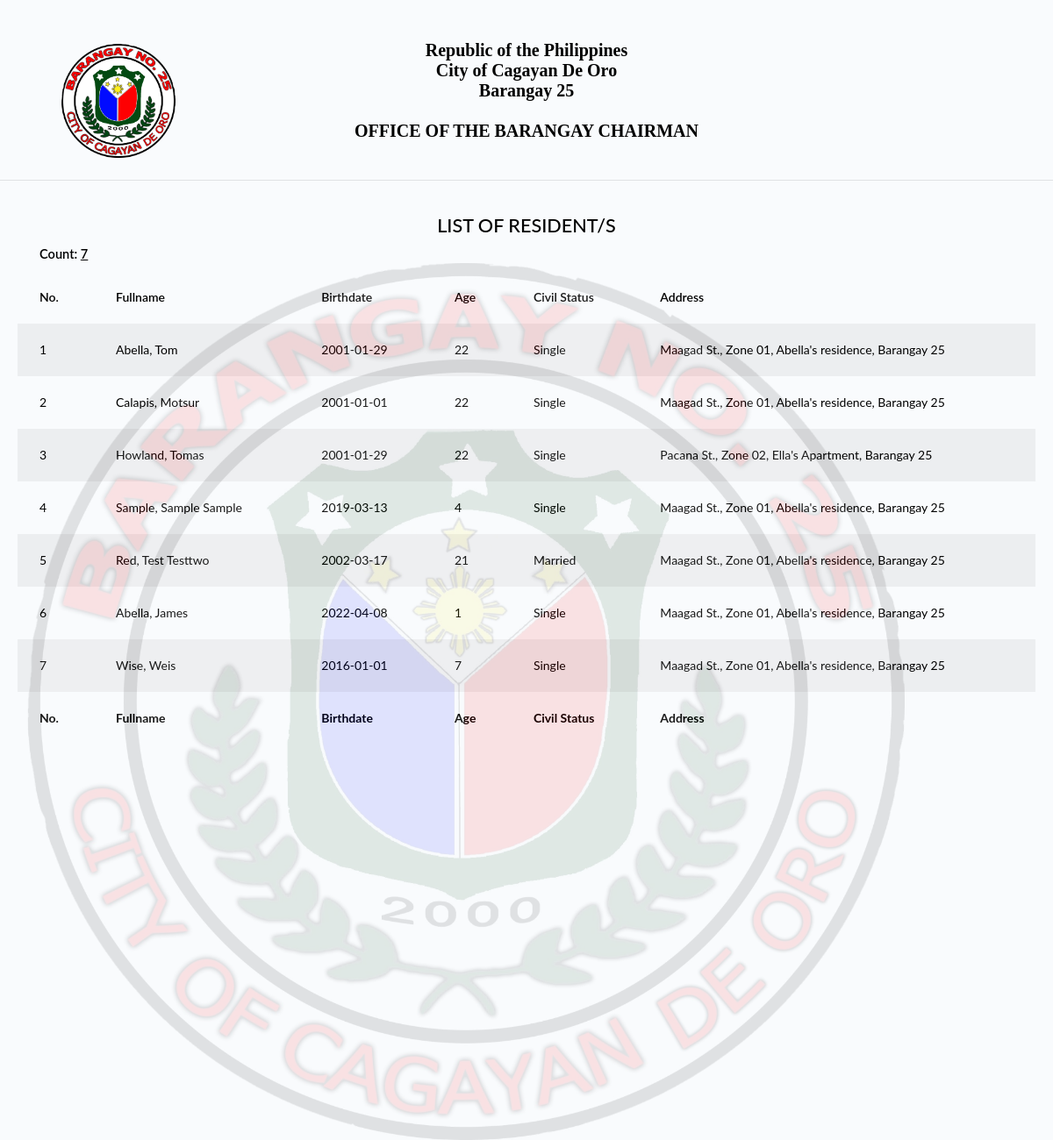
Page /generate_resident_info2.php (signed in) on the earlier database version.
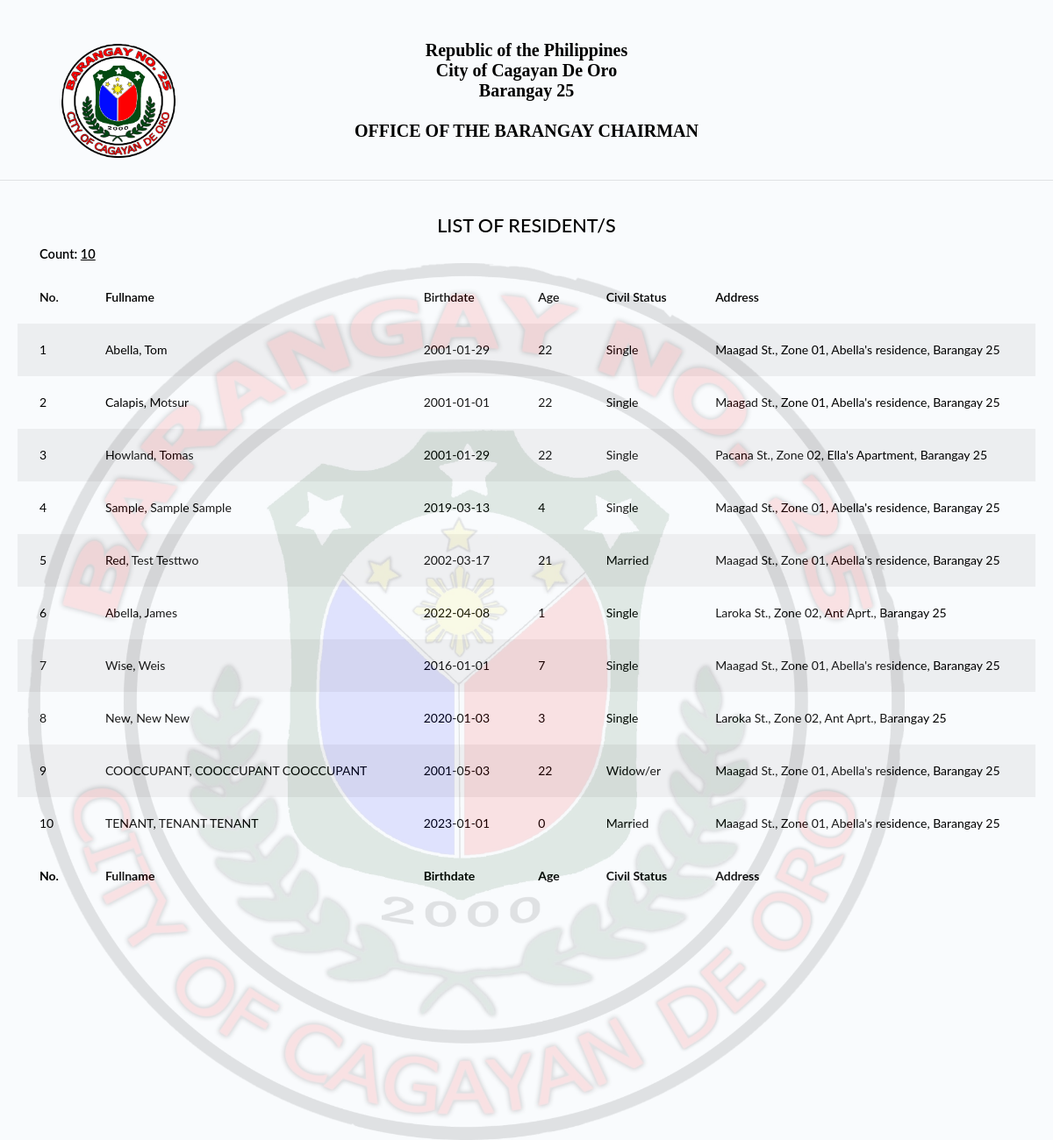
Same page on the later database version.
### tables this page shows
CREATE TABLE `tblbrgy_info` (
  `id_brgy_info` int(11) NOT NULL,
  `province` varchar(100) DEFAULT NULL,
  `town` varchar(100) DEFAULT NULL,
  `brgy_name` varchar(50) DEFAULT NULL,
  `contact_number` varchar(50) DEFAULT NULL,
  `dashboard_text` text DEFAULT NULL,
  `image` varchar(200) DEFAULT NULL,
  `city_logo` varchar(100) DEFAULT NULL,
  `brgy_logo` varchar(100) DEFAULT NULL
);

CREATE TABLE `tblresident2` (
  `id_resident` int(11) NOT NULL,
  `national_id` varchar(100) NOT NULL,
  `region` varchar(10) NOT NULL,
  `city` varchar(100) NOT NULL,
  `province` varchar(100) NOT NULL,
  `barangay` varchar(100) NOT NULL,
  `citizenship` varchar(100) NOT NULL,
  `picture` text NOT NULL,
  `firstname` varchar(100) NOT NULL,
  `middlename` varchar(100) NOT NULL,
  `lastname` varchar(100) NOT NULL,
  `ext` varchar(10) NOT NULL,
  `alias` varchar(20) NOT NULL,
  `birthplace` varchar(100) NOT NULL,
  `birthdate` date NOT NULL,
  `sex` varchar(20) NOT NULL,
  `civilstatus` varchar(20) NOT NULL,
  `residence_type` varchar(25) NOT NULL COMMENT 'new; co-occupant; tenant',
  `id_household` int(80) NOT NULL,
  `family_head` varchar(10) NOT NULL,
  `date_of_residence` date NOT NULL,
  `vstatus` varchar(10) NOT NULL,
  `identified_as` varchar(20) NOT NULL,
  `phone` varchar(100) NOT NULL,
  `email` varchar(100) NOT NULL,
  `occupation` varchar(100) NOT NULL,
  `resident_type` int(20) NOT NULL DEFAULT 1 COMMENT '1 = Alive; 0 = Deceased',
  `id_org` varchar(100) NOT NULL,
  `pwd` varchar(5) NOT NULL,
  `indigent` varchar(5) NOT NULL,
  `remarks` text NOT NULL,
  `res_updated_at` timestamp NOT NULL DEFAULT current_timestamp() ON UPDATE current_timestamp(),
  `id_user` int(11) NOT NULL
);

CREATE TABLE `tbl_household` (
  `id_household` int(11) NOT NULL,
  `household_number` int(100) NOT NULL,
  `house_no` int(100) NOT NULL COMMENT '(2.1)',
  `id_purok` varchar(50) NOT NULL,
  `household_street_name` varchar(100) NOT NULL COMMENT '(2.2)',
  `household_address` varchar(250) NOT NULL COMMENT '(2.3)',
  `household_type` varchar(250) NOT NULL
);

CREATE TABLE `tblpurok` (
  `id_purok` int(11) NOT NULL,
  `purok_name` varchar(255) DEFAULT NULL,
  `purok_details` text DEFAULT NULL
);

### model/fetch_brgy_info.php (called while the page is built, shortened)
<?php
    $query = "SELECT * FROM tblbrgy_info";
    $result = $conn->query($query);
	$row = $result->fetch_assoc();
	if($row){
		$town	     = $row['town'];
		$brgy 		 = $row['brgy_name'];
		$brgy_logo	 = $row['brgy_logo'];
	}
?>

### generate_resident_info2.php (the view, shortened to what this page needs)
<?php include 'server/server.php' ?>
<?php include 'model/fetch_brgy_info.php' ?>
<?php
$state = $_GET['state'];
if ($state == 'male') {
    $query = "SELECT * FROM tblresident2 WHERE tblresident2.sex='Male' AND tblresident2.resident_type=1";
    $result = $conn->query($query);
    $query1 = "SELECT * FROM tblresident2 WHERE sex='Male' AND resident_type=1";
    $result1 = $conn->query($query1);
    $male = $result1->num_rows;
} elseif ($state == 'female') {
    $query = "SELECT * FROM tblresident2 WHERE tblresident2.sex='Female' AND tblresident2.resident_type=1";
    $result = $conn->query($query);
    $query2 = "SELECT * FROM tblresident2 WHERE sex='Female' AND resident_type=1";
    $result2 = $conn->query($query2);
    $female = $result2->num_rows;
} elseif ($state == 'non_voters') {
    $query = "SELECT * FROM tblresident2 WHERE tblresident2.vstatus='No' AND tblresident2.resident_type=1";
    $result = $conn->query($query);
    $query4 = "SELECT * FROM tblresident2 WHERE vstatus='No' AND resident_type=1";
    $non = $conn->query($query4)->num_rows;
} elseif ($state == 'senior-citizens') {
    $query = "SELECT * FROM tblresident2 WHERE tblresident2.id_org=1";
    $result = $conn->query($query);
    $query10 = "SELECT * FROM tblresident2 WHERE id_org='1'";
    $sc = $conn->query($query10)->num_rows;
} elseif ($state == 'pwd') {
    $query = "SELECT * FROM tblresident2 WHERE tblresident2.pwd='Yes'";
    $result = $conn->query($query);
    $query11 = "SELECT * FROM tblresident2 WHERE pwd='Yes'";
    $pwd = $conn->query($query11)->num_rows;
} elseif ($state == 'deceased') {
    $query = "SELECT * FROM tblresident2 WHERE tblresident2.resident_type=0";
    $result = $conn->query($query);
    $query12 = "SELECT * FROM tblresident2 WHERE resident_type=0";
    $deceased = $conn->query($query12)->num_rows;
} elseif ($state == 'indigent') {
    $query = "SELECT * FROM tblresident2 WHERE tblresident2.indigent='Yes'";
    $result = $conn->query($query);
    $query13 = "SELECT * FROM tblresident2 WHERE indigent='Yes'";
    $indigent = $conn->query($query13)->num_rows;
} else {
    $query = "SELECT * FROM tblresident2";
    $result = $conn->query($query);
}
$resident = array();
while ($row = $result->fetch_assoc()) {
    $resident[] = $row;
}
?>
<!DOCTYPE html>
<html>
<head>
    <?php include 'templates/header.php' ?>
</head>
<body onload="window.print()">
    <div class="container">
        <div class="row" id="cont">
            <img id="brgylogo" style="width:130px; height: 130px;" src="assets/uploads/<?= $brgy_logo ?>" class="img-fluid" />
            <img id="bg-brgylogo" src="assets/uploads/<?= $brgy_logo ?>" />
            <div class="col-12 p-3 text-center" id="head">
                <p class="fw-bold" style="font-size: 20px; font-family: Book Antiqua; line-height: 23px;">Republic of the Philippines<br>City of <?= ucwords($town) ?><br><?= ucwords($brgy) ?><br><br>OFFICE OF THE BARANGAY CHAIRMAN</p>
                <br>
                <br>
            </div>
        </div>
    </div>
    <hr>
    <div class="card-body">
        <div class="container">
            <div class="row">
                <div class="col text-center">
                    <?php if ($state == 'male') : ?>
                        <h2><?= strtoupper('List of Male Resident/s') ?></h2>
                    <?php elseif ($state == 'female') : ?>
                        <h2><?= strtoupper('List of Female Resident/s') ?></h2>
                    <?php elseif ($state == 'non_voters') : ?>
                        <h2><?= strtoupper('List of Non-voter/s') ?></h2>
                    <?php elseif ($state == 'voters') : ?>
                        <h2><?= strtoupper('List of Voter/s') ?></h2>
                    <?php elseif ($state == 'senior-citizens') : ?>
                        <h2><?= strtoupper('List of Senior Citizen/s') ?></h2>
                    <?php elseif ($state == 'pwd') : ?>
                        <h2><?= strtoupper('List of Pwd') ?></h2>
                    <?php elseif ($state == 'deceased') : ?>
                        <h2><?= strtoupper('List of Deceased Resident/s') ?></h2>
                    <?php elseif ($state == 'indigent') : ?>
                        <h2><?= strtoupper('List of Indigent Resident/s') ?></h2>
                    <?php else : ?>
                        <h2><?= strtoupper('List of Resident/s') ?></h2>
                    <?php endif ?>
                </div>
            </div>
            <div class="row">
                <div class="col text-left">
                    <?php if ($state == 'male') : ?>
                        <h5 class="fw-bold">Count: <u><?= number_format($male) ?></u></h5>
                    <?php elseif ($state == 'female') : ?>
                        <h5 class="fw-bold">Count: <u><?= number_format($female) ?></u></h5>
                    <?php elseif ($state == 'non_voters') : ?>
                        <h5 class="fw-bold">Count: <u><?= number_format($non) ?></u></h5>
                    <?php elseif ($state == 'voters') : ?>
                        <h5 class="fw-bold">Count: <u><?= number_format($totalvoters) ?></u></h5>
                    <?php elseif ($state == 'senior-citizens') : ?>
                        <h5 class="fw-bold">Count: <u><?= number_format($sc) ?></u></h5>
                    <?php elseif ($state == 'pwd') : ?>
                        <h5 class="fw-bold">Count: <u><?= number_format($pwd) ?></u></h5>
                    <?php elseif ($state == 'deceased') : ?>
                        <h5 class="fw-bold">Count: <u><?= number_format($deceased) ?></u></h5>
                    <?php elseif ($state == 'indigent') : ?>
                        <h5 class="fw-bold">Count: <u><?= number_format($indigent) ?></u></h5>
                    <?php else : ?>
                        <h5 class="fw-bold">Count: <u><?= number_format(count($resident)) ?></u></h5>
                    <?php endif ?>
                </div>
            </div>
        </div>
        <div class="table-responsive">
            <table id="residenttable" class="display table table-striped">
                <thead>
                    <tr>
                        <th scope="col">No.</th>
                        <th scope="col">Fullname</th>
                        <th scope="col">Birthdate</th>
                        <th scope="col">Age</th>
                        <th scope="col">Civil Status</th>
                        <th scope="col">Address</th>
                    </tr>
                </thead>
                <tbody>
                    <?php if (!empty($resident)) : ?>
                        <?php $no = 1;
                        foreach ($resident as $row) : ?>
                            <tr>
                                <td><?= $no ?></td>
                                <td>
                                    <?= ucwords($row['lastname'] . ', ' . $row['firstname'] . ' ' . $row['middlename']) ?>
                                </td>
                                <td><?= $row['birthdate'] ?></td>
                                <?php
                                $bday = new DateTime($row['birthdate']);
                                $today = new Datetime(date('y.m.d'));
                                $diff = $bday->diff($today);
                                $final_age = $diff->y;
                                ?>
                                <td><?php echo $final_age; ?></td>
                                <td><?= ucwords($row['civilstatus']) ?></td>
                                <td>
                                    <?php
                                    $h_id = $row['id_household'];
                                    $queryHouseholdNumber = "SELECT * FROM tbl_household WHERE id_household='$h_id'";
                                    $resultHouseholdNumber = $conn->query($queryHouseholdNumber);
                                    $householdnum = $resultHouseholdNumber->fetch_assoc();
                                    $p_name = $householdnum['id_purok'];
                                    $queryPurokName = "SELECT * FROM tblpurok WHERE id_purok='$p_name'";
                                    $resultPurokName = $conn->query($queryPurokName);
                                    $pname = $resultPurokName->fetch_assoc();
                                    echo $householdnum['household_street_name'] . ', ' . $pname['purok_name'] . ', ' . $householdnum['household_address'] . ', ' . $brgy;
                                    ?>
                                </td>
                            </tr>
                        <?php $no++;
                        endforeach ?>
                    <?php endif ?>
                </tbody>
                <tfoot>
                    <tr>
                        <th scope="col">No.</th>
                        <th scope="col">Fullname</th>
                        <th scope="col">Birthdate</th>
                        <th scope="col">Age</th>
                        <th scope="col">Civil Status</th>
                        <th scope="col">Address</th>
                    </tr>
                </tfoot>
            </table>
        </div>
    </div>
    <?php include 'templates/footer.php' ?>
</body>
</html>

### templates/header.php (shortened to what this page needs)
<link rel="stylesheet" href="assets/css/bootstrap.min.css">
<link rel="stylesheet" href="assets/css/atlantis.css">
<link rel="stylesheet" href="assets/css/custom.css">

### templates/footer.php (shortened to what this page needs)
<link rel="stylesheet" href="https://ajax.googleapis.com/ajax/libs/jqueryui/1.13.2/themes/smoothness/jquery-ui.css">

### generate_resident_info2.php (style rules this page uses)
body { color: black; }
#cont { position: relative; top: 0; left: 0; }
#head { position: relative; top: 30px; left: 0; }
#brgylogo { position: absolute; top: 50px; left: 40px; }
#bg-brgylogo { position: absolute; top: 300px; left: 1px; width: 1000px; height: 1000px; opacity: 0.1; }
p { padding: 0px; margin: 0px; }

Differences in the rows shown:
changed tblresident2 "Abella, James": id_household.household_street_name "Maagad St." → "Laroka St."; tblpurok.purok_name "Zone 01" → "Zone 02"; id_household.household_address "Abella's residence" → "Ant Aprt."
added tblresident2: lastname+firstname+middlename "New, New New", birthdate "2020-01-03", birthdate "3", civilstatus "Single", id_household.household_street_name "Laroka St.", tblpurok.purok_name "Zone 02", id_household.household_address "Ant Aprt.", $brgy "Barangay 25"
added tblresident2: lastname+firstname+middlename "COOCCUPANT, COOCCUPANT COOCCUPANT", birthdate "2001-05-03", birthdate "22", civilstatus "Widow/er", id_household.household_street_name "Maagad St.", tblpurok.purok_name "Zone 01", id_household.household_address "Abella's residence", $brgy "Barangay 25"
added tblresident2: lastname+firstname+middlename "TENANT, TENANT TENANT", birthdate "2023-01-01", birthdate "0", civilstatus "Married", id_household.household_street_name "Maagad St.", tblpurok.purok_name "Zone 01", id_household.household_address "Abella's residence", $brgy "Barangay 25"
Other differences:
count($resident): "7" → "10"
